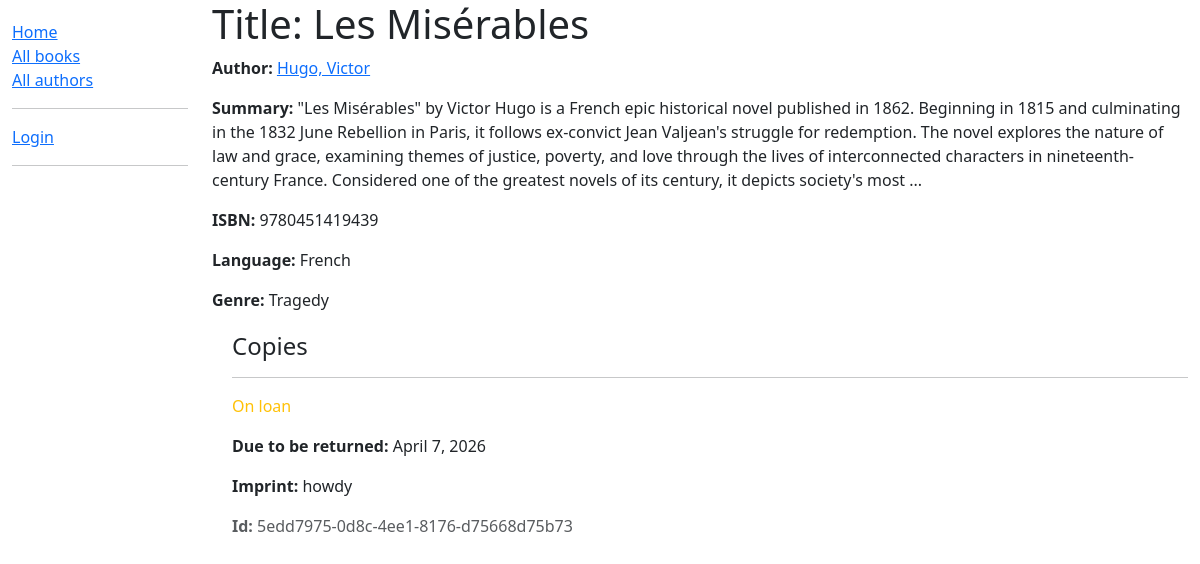
Before: /catalog/book/7 with the older database file.
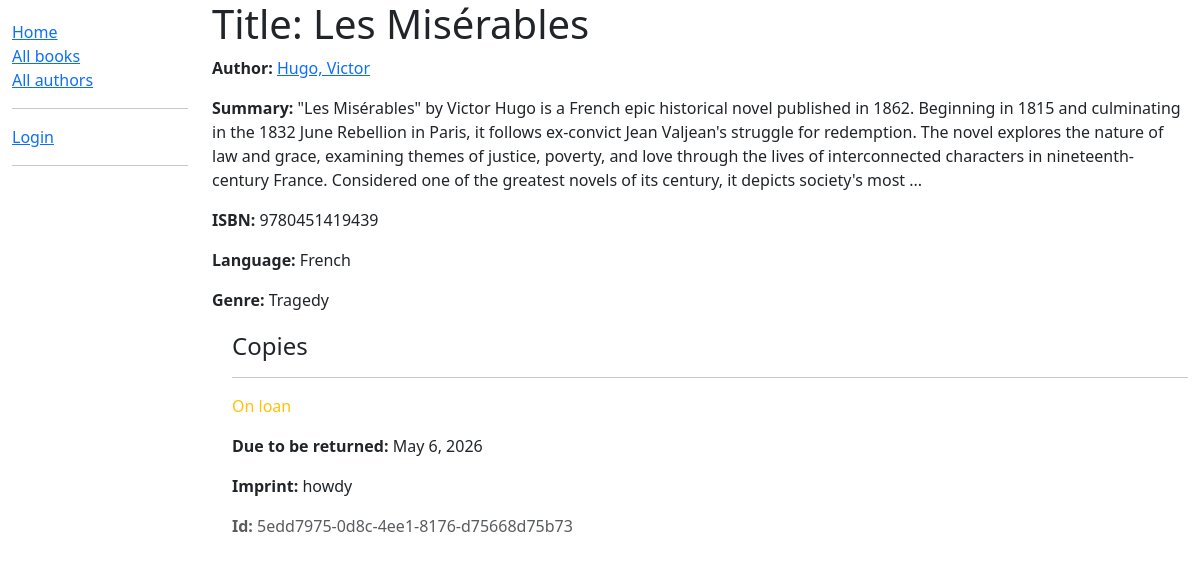
After: the same page with the newer database file.
### catalog/models.py (models this page shows, shortened)
class BookInstance(models.Model):
    LOAN_STATUS = (
        ("m", "Maintenance"),
        ("o", "On loan"),
        ("a", "Available"),
        ("r", "Reserved"),
    )
    id = models.UUIDField(
        primary_key=True,
        default=uuid.uuid4,
        help_text="Unique ID for this book instance across the whole library"
    )
    book = models.ForeignKey(to=Book, on_delete=models.RESTRICT, null=True)
    imprint = models.CharField(max_length=200)
    due_back = models.DateField(null=True, blank=True)
    status = models.CharField(
        max_length=1,
        choices=LOAN_STATUS,
        blank=True,
        default="m",
        help_text="Book availability",
    )
    borrower = models.ForeignKey(to=settings.AUTH_USER_MODEL, on_delete=models.SET_NULL, null=True, blank=True)
    class Meta:
        ordering = ['due_back']
        permissions = (
            ("can_mark_returned", "Set book as returned"),
        )

### catalog/views.py (the view)
# urls.py: path("book/<int:pk>", views.BookDetailView.as_view(), name="book-detail"),
class BookDetailView(generic.DetailView):
    model = Book

### catalog/models.py (called while the page is built)
    def __str__(self):
        return self.name

    def __str__(self):
        return f"{self.last_name}, {self.first_name}"

    def get_absolute_url(self):
        return reverse("author-detail", args=[str(self.id)])

    def __str__(self):
        return self.name

### catalog/templates/catalog/book_detail.html (shortened to what this page needs)
{% extends "catalog/base_generic.html" %}
{% block content %}
  <h1>Title: {{ book.title }}</h1>
  <p><strong>Author:</strong> <a href="{{ book.author.get_absolute_url }}">{{ book.author }}</a></p>
  <p><strong>Summary:</strong> {{ book.summary }}</p>
  <p><strong>ISBN:</strong> {{ book.isbn }}</p>
  <p><strong>Language:</strong> {{ book.language }}</p>
  <p><strong>Genre:</strong> {{ book.genre.all|join:", " }}</p>
  <div style="margin-left:20px;margin-top:20px">
    <h4>Copies</h4>
    {% for copy in book.bookinstance_set.all %}
      <hr />
      <p
        class="{% if copy.status == 'a' %}text-success{% elif copy.status == 'm' %}text-danger{% else %}text-warning{% endif %}">
        {{ copy.get_status_display }}
      </p>
      {% if copy.status != 'a' %}
        <p><strong>Due to be returned:</strong> {{ copy.due_back }}</p>
      {% endif %}
      <p><strong>Imprint:</strong> {{ copy.imprint }}</p>
      <p class="text-muted"><strong>Id:</strong> {{ copy.id }}</p>
    {% endfor %}
  </div>
{% endblock %}
{% block sidebar %}
  {{block.super}}
{% endblock sidebar %}

Changed rows visible on the page:
changed BookInstance "On loan": due_back "April 7, 2026" → "May 6, 2026"
